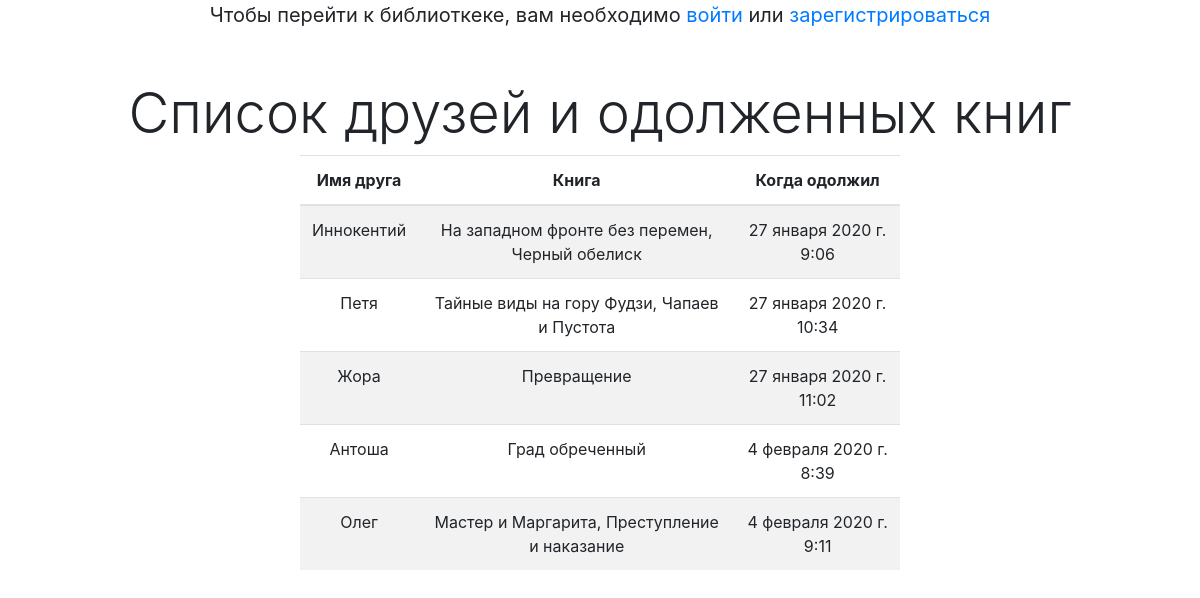
/friend/, run on the app's committed database.
### p_library/models.py (models this page shows, shortened)
class Friend(models.Model):
    name = models.CharField(max_length=13, verbose_name='Имя')
    books = models.ManyToManyField(Book, blank=True, related_name='books', verbose_name='Выбрать книги')
    date = models.DateTimeField(auto_now_add=True, db_index=True)
    class Meta:
        verbose_name = 'Друг'
        verbose_name_plural = 'Друзья'
    def books_given(self):
        return ', '.join([ book.title for book in self.books.all()[:3]])
    books_given.short_description = 'Одолженные книги'

class Book(models.Model):
    ISBN = models.CharField(max_length=13, blank=True)
    title = models.CharField(max_length=100, verbose_name='Название книги')
    description = models.TextField(blank=True, verbose_name='Описание')
    year_release = models.SmallIntegerField(verbose_name='Год')
    authors = models.ManyToManyField(Author, related_name='books', verbose_name='Автор')
    copy_count = models.IntegerField(default=1)
    price = models.DecimalField(max_digits = 10, decimal_places=2, default=0, verbose_name='Цена')
    publisher = models.ForeignKey(Publisher, on_delete=models.CASCADE, null=True, blank=True, related_name='books', verbose_name='Издательство')
    country = models.CharField(max_length=2, null=True, verbose_name='Страна')
    image = models.ImageField(upload_to='img/%Y/%m/%d', blank=True, verbose_name='Обложка')
    class Meta:
        ordering = ["title"]
        verbose_name = 'Книга'
        verbose_name_plural = 'Книги'
    def display_author(self):
        return ', '.join([ author.full_name for author in self.authors.all()[:3]])
    display_author.short_description = 'Автор'
    def display_img(self):
        if self.image:
            from django.utils.safestring import mark_safe
            return mark_safe(u'<a href="{0}" target="_blank"><img src="{0}" width="85"/></a>'.format(self.image.url))
        else:
            return '(Нет изображения)'
    display_img.short_description = 'Обложка'
    display_img.allow_tags = True

### p_library/views.py (the view)
# urls.py: path('friend/', FriendList.as_view(), name='friend_list'),
class FriendList (ListView):
    model = Friend
    template_name = 'friend_list.html'
    context_object_name = 'friend_list'

### p_library/templates/friend_list.html (shortened to what this page needs)
{% extends 'base.html' %}
{% block content %}
<h2 class="display-4 text-center">Список друзей и одолженных книг</h2>
    <table class="table table-striped text-center col-md-6 mx-auto">
        <thead>
            <tr>
                <th> Имя друга </th>
                <th> Книга </th>
                <th> Когда одолжил </th>
            </tr>
        </thead>
        <tbody>
            {% for friend in friend_list %}
            <tr>
                <td>{{ friend.name }}</td>
                <td>{% for book in friend.books.all %} {{ book.title }}{% if not forloop.last %}, {% endif %}{% endfor %} </td>
                <td>{{ friend.date }} </td>
            {% endfor %}
            </tr>
        </tbody>
    </table>
{% endblock %}

### static/css/style.css (style rules this page uses)
table { margin: auto; }
h2, .navbar-nav { margin-top: 50px; }

### data on the page
Friend: name "Иннокентий", date "27 января 2020 г. 9:06"
Book: title "На западном фронте без перемен"
Book: title "Черный обелиск"
Friend: name "Петя", date "27 января 2020 г. 10:34"
Book: title "Тайные виды на гору Фудзи"
Book: title "Чапаев и Пустота"
Friend: name "Жора", date "27 января 2020 г. 11:02"
Book: title "Превращение"
Friend: name "Антоша", date "4 февраля 2020 г. 8:39"
Book: title "Град обреченный"
Friend: name "Олег", date "4 февраля 2020 г. 9:11"
Book: title "Мастер и Маргарита"
Book: title "Преступление и наказание"
